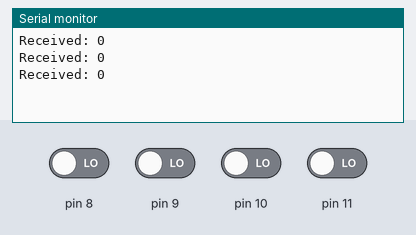
Bench run of a sketch on a simulated Arduino Uno, built with avr-gcc and run on an emulated ATmega328P. Parts: the last lines printed to the serial monitor. Inputs (shaded band) come from the test bench; at power-on: pin 8–11 LOW.

Above: at 2.8 s.
2.9 s: pin 8 driven HIGH
At 3.6 s:
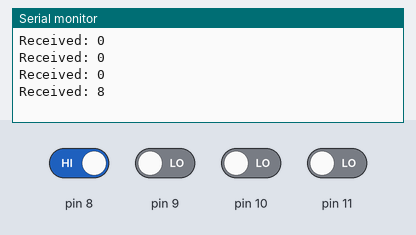
4.4 s: pin 9 driven HIGH
At 5.7 s:
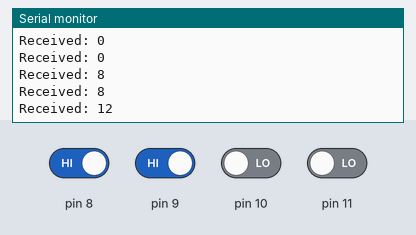
5.9 s: pin 10 driven HIGH
At 6.8 s:
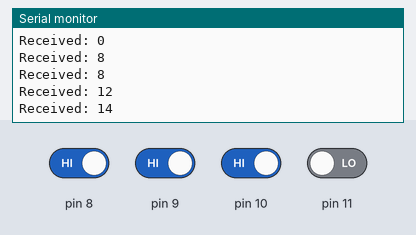
7.4 s: pin 11 driven HIGH
At 8.6 s:
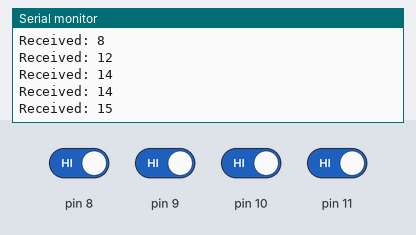
8.9 s: pin 8 driven LOW
At 9.4 s:
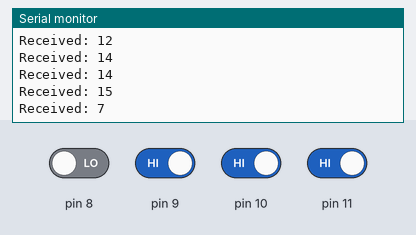
10.4 s: pin 9 driven LOW
At 11.9 s:
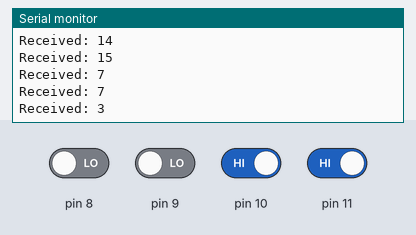
Timing chart, 0 to 12.9 s (numbered marks = the images above; inputs shaded):
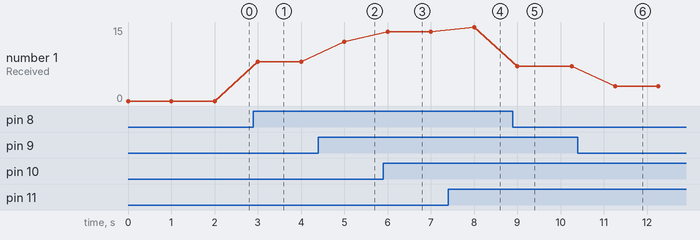

Measured:
- after the input at 2.9 s, the serial monitor: prints a new line after 0.10 s (image 1)
- after the input at 4.4 s, the serial monitor: prints a new line after 0.60 s (image 2)
- after the input at 5.9 s, the serial monitor: prints a new line after 0.10 s (image 3)
- after the input at 7.4 s, the serial monitor: prints a new line after 0.60 s (image 4)
- after the input at 8.9 s, the serial monitor: prints a new line after 0.10 s (image 5)
- after the input at 10.4 s, the serial monitor: prints a new line after 0.86 s (image 6)
- plotted number 1: 0 → 8 after the input at 2.9 s, 8 → 12 after the input at 4.4 s, 12 → 14 after the input at 5.9 s, 14 → 15 after the input at 7.4 s, 15 → 7 after the input at 8.9 s

The sketch:

Slave.ino
```cpp
/* Receiver Arduino code */
void setup() {
  // put your setup code here, to run once:
  pinMode(8, INPUT);
  pinMode(9, INPUT);
  pinMode(10, INPUT);
  pinMode(11, INPUT);

  Serial.begin(9600);
}

int iteration = 0;
void loop() {
  // put your main code here, to run repeatedly:
  // read the message
  if(iteration++ < 10){
    int bit3 = digitalRead(8);
    int bit2 = digitalRead(9);
    int bit1 = digitalRead(10);
    int bit0 = digitalRead(11);

    String decimal = "Received: ";
    decimal += BCDtoDecimalConversion(bit3, bit2, bit1, bit0);
    Serial.println(decimal);
    delay(1000);
  }

} // end loop

int BCDtoDecimalConversion(int bit3, int bit2, int bit1, int bit0){
  String BCDString = "";
  BCDString += bit3;
  BCDString += bit2;
  BCDString += bit1;
  BCDString += bit0;

  int sum = 0, mul = 1;
  for(int i = BCDString.length() - 1; i >= 0; i--){
    sum += (BCDString.charAt(i) - '0') * mul;
    mul *= 2;
  }
  return sum;
}
```
